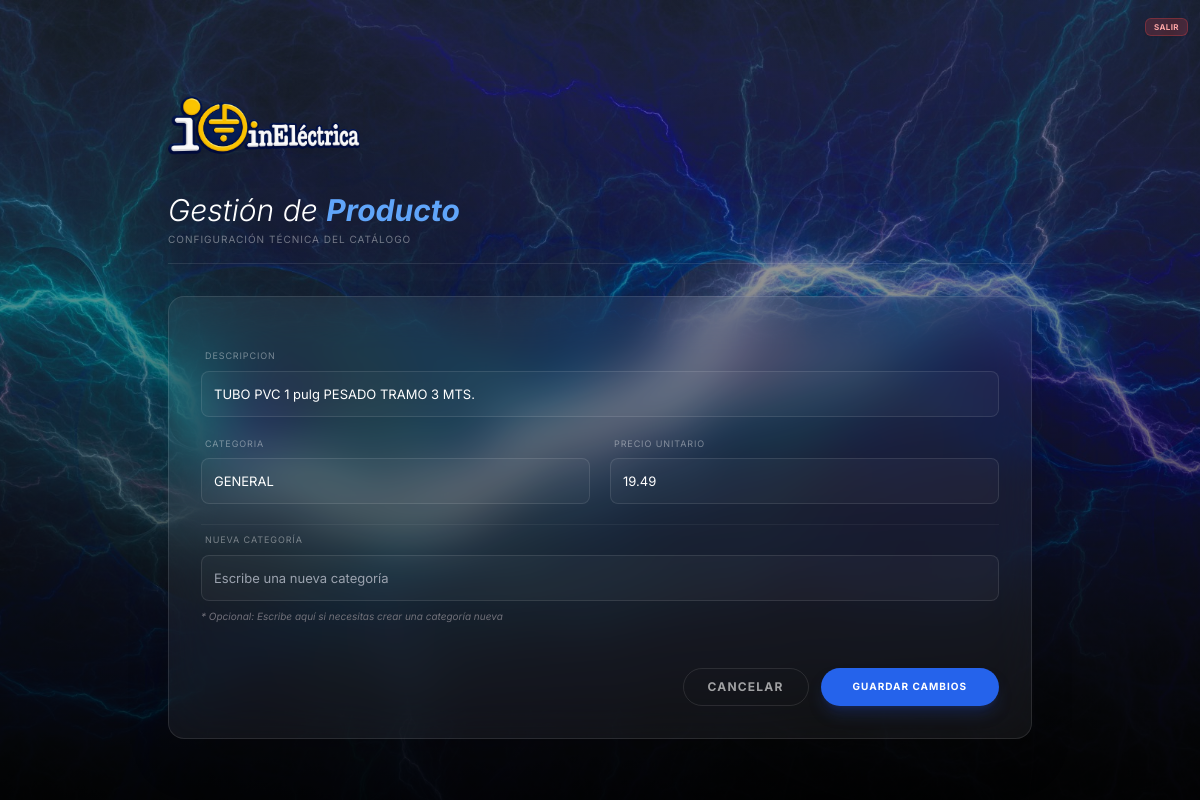
Screenshot of /catalogo/2/editar/ (signed in) with the database file from the repository.
### core/models.py (models this page shows, shortened)
class ProductoServicio(models.Model):
    categoria = models.CharField(max_length=100)
    descripcion = models.CharField(max_length=300)
    precio_unitario = models.DecimalField(max_digits=10, decimal_places=2)

### core/views.py (the view)
# urls.py: path("catalogo/<int:pk>/editar/", views.catalogo_form, name="catalogo_editar"),
@login_required
def catalogo_form(request, pk=None):
    producto = get_object_or_404(ProductoServicio, pk=pk) if pk else None
    if request.method == "POST":
        form = ProductoForm(request.POST, instance=producto)
        if form.is_valid():
            producto = form.save(commit=False)
            categoria_nueva = form.cleaned_data.get("categoria_nueva")
            categoria = form.cleaned_data.get("categoria")
            if categoria_nueva:
                producto.categoria = categoria_nueva
            else:
                producto.categoria = categoria
            producto.save()
            return redirect("catalogo_list")
    else:
        form = ProductoForm(instance=producto)
    return render(request, "core/catalogo_form.html", {"form": form})

### core/templates/core/catalogo_form.html (shortened to what this page needs)
{% extends "core/base.html" %}
{% load static %}
{% block background_image %}
{% static 'core/images/images1.jpg' %}
{% endblock %}
{% block content %}
<div class="max-w-4xl mx-auto px-4 pt-24 pb-10 space-y-8">
    <div class="flex items-center">
        <a href="{% url 'index' %}" class="transition-transform hover:scale-105 active:scale-95 inline-block">
            <img
                src="{% static 'core/images/logo.png' %}"
                alt="Inicio"
                class="h-16 w-auto object-contain drop-shadow-xl"
            >
        </a>
    </div>
    <div class="border-b border-white/10 pb-4">
        <h2 class="text-3xl font-light text-white italic">Gestión de <span class="font-bold text-blue-400">Producto</span></h2>
        <p class="text-[10px] text-white/40 uppercase tracking-widest mt-1">Configuración técnica del catálogo</p>
    </div>
    <form method="post" class="space-y-5 bg-white/5 backdrop-blur-xl p-8 rounded-2xl border border-white/10 shadow-2xl">
        <div>
            <label class="text-[9px] uppercase tracking-widest text-white/40 ml-1 mb-1 block">
                {{ form.descripcion.label }}
            </label>
            {{ form.descripcion }}
        </div>
        <div class="grid grid-cols-1 md:grid-cols-2 gap-5">
            <div>
                <label class="text-[9px] uppercase tracking-widest text-white/40 ml-1 mb-1 block">
                    {{ form.categoria.label }}
                </label>
                {{ form.categoria }}
            </div>
            <div>
                <label class="text-[9px] uppercase tracking-widest text-white/40 ml-1 mb-1 block">
                    {{ form.precio_unitario.label }}
                </label>
                {{ form.precio_unitario }}
            </div>
        </div>
        <div class="pt-2 border-t border-white/5">
            <label class="text-[9px] uppercase tracking-widest text-white/40 ml-1 mb-1 block">
                {{ form.categoria_nueva.label }}
            </label>
            {{ form.categoria_nueva }}
            <p class="text-[10px] text-zinc-500 mt-2 italic">
                * Opcional: Escribe aquí si necesitas crear una categoría nueva
            </p>
        </div>
        <div class="flex justify-end gap-3 pt-6">
            <a href="{% url 'catalogo_list' %}"
               class="px-6 py-2.5 rounded-full border border-white/10 text-xs font-bold text-white/60 hover:bg-white/10 transition uppercase tracking-widest">
                Cancelar
            </a>
            <button type="submit"
                class="px-8 py-2.5 rounded-full bg-blue-600 hover:bg-blue-500 text-white text-[10px] font-bold transition shadow-lg shadow-blue-900/40 uppercase tracking-widest">
                Guardar Cambios
            </button>
        </div>
    </form>
</div>
{% endblock %}

### core/templates/core/base.html (style rules this page uses)
body { font-family: 'Inter', sans-serif; margin: 0; padding: 0; }
select, input[type="number"], input[type="text"] { background: rgba(255,255,255,0.1); border: 1px solid rgba(255,255,255,0.2); color: white; border-radius: 9999px; padding: 0.5rem 1rem; width: 100%; outline: none; }

### core/templates/core/catalogo_form.html (style rules this page uses)
input, select, textarea { background: rgba(255, 255, 255, 0.03) !important; border: 1px solid rgba(255, 255, 255, 0.1) !important; color: white !important; border-radius: 8px !important; padding: 12px !important; width: 100%; font-size: 13px !important; transition: all 0.3s ease; margin-top: 4px; }
select { appearance: none; cursor: pointer; }
option { background: #1a1a1a; color: white; }

### rows the page displays
ProductoServicio: descripcion "TUBO PVC 1 pulg PESADO TRAMO 3 MTS.", categoria "GENERAL", precio_unitario "19.49"
